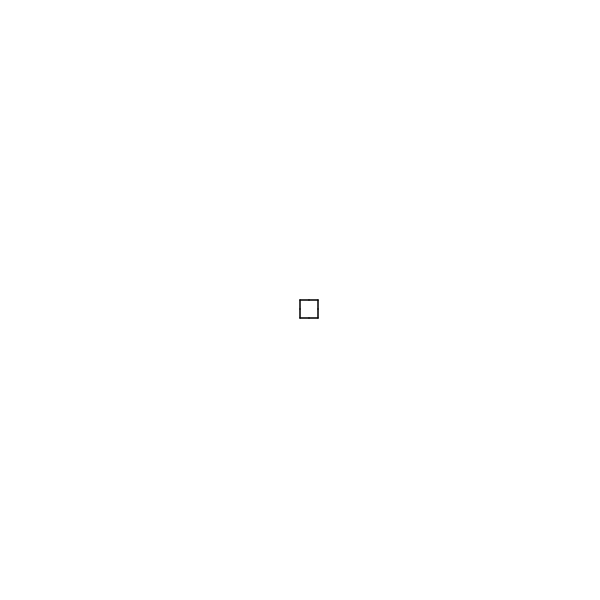
Frame 1 (no input)
Frame 60 (no input): identical to frame 1, image omitted
Frame 120 (the mouse pressed at the canvas centre since frame 60): identical to frame 1, image omitted

The p5.js sketch that drew this single still picture (run headless with seeded random() and noise() and a simulated clock; from frame 60 on, the mouse is pressed at the canvas centre):

// p5.js sketch
// ── sketch.js

let premise = 'F';
  let rules = {
    F: '+FF+FF+FF+FF',

  }
let bigRule;


let length = 30;
let angle = 90;

function setup() {
  createCanvas(600, 600);
  angleMode(DEGREES);
  bigRule = resolveRules(premise, rules, );
  print(bigRule);
  
}

function draw() {
  background('white');
  stroke('black');
  strokeWeight(5);
  translate(width / 2, height / 2);
  rotate(-90);
  scale(0.3);

  drawShape(bigRule);
   // angle += 1;
  // length += 0.1;
}

function resolveRules(startRule, rules, depth) {
  let endRule = '';
  for (let currentLetter of startRule) {
    if (currentLetter in rules) {
      endRule += rules[currentLetter];
    } else {
      endRule += currentLetter;
    }
  }
  if (depth >= 1) {
    endRule = resolveRules(endRule, rules, depth - 1);
  }
  return endRule;
}


function drawShape(rule)  {
  for (let c of rule) {
    if (c === 'F') {
      line(0, 0, length, 0);
      translate(length, 0);
    } else if (c === 'f') {
      translate(0, -length, 0);
    } else if (c === '+') {
      rotate(angle);
    } else if (c === '-') {
      rotate(-angle);
    } else if (c === '[') {
      push();
    } else if (c === ']') {
      pop();
    } else if (c === '>') {
      scale(1.2);
    } else if (c === '<') {
      scale(0.8);
   
    }
  }
}
